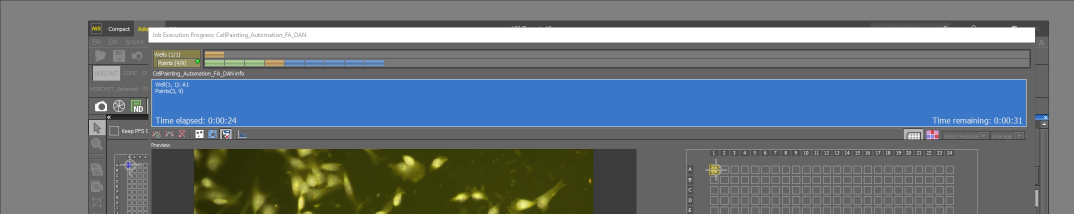
#> input picture labrobots/nikon_screen_scraper/nikon-progress-1.png, 2147 x 428 px (shown at 1/2 size)
$ python nikon_screen_scraper.py nikon-progress-1.png
#> lines starting #> are read from the running program, lines starting #| are printed output that depends on the picture; after the words box and inside, x2 and y2 are one past the last pixel; in counts of white or black regions, pixels touching at a corner belong together
#> in main, img is the input picture: PIL image 2147x428 RGB; mean R, G, B 104.4, 115.5, 123
import PIL
import pytesseract
from PIL import Image, ImageGrab, ImageOps, ImageEnhance, ImageChops, ImageFilter
import numpy as np
import sqlite3
from typing import *
import re
from pprint import pprint
import json

from scipy.signal import convolve2d
import datetime

import sys

def take_screenshot():
    return ImageGrab.grab(None, all_screens=True)

def vcat(image1, image2):
    w1, h1 = image1.size
    w2, h2 = image2.size
    new_image = Image.new(image1.mode, (max(w1, w2), h1 + h2))
    new_image.paste(image1, (0, 0))
    new_image.paste(image2, (0, h1))
    return new_image

def double_image_size(image):
    w, h = image.size
    return image.resize((w * 2, h * 2))

white = (255, 255, 255)
black = (0, 0, 0)
nikon_blue_1 = (58, 119, 200)
nikon_blue_2 = (61, 118, 199)
nikon_blue_3 = (59, 120, 200)

def read_progress_text(img: Image) -> 'tuple[Union[Image, None], dict[str, str]]':
    xs = np.asarray(img)
    mask = (
        # something wrong with the color space modes, I don't know exactly what RGB values the blue has from ImageGrab
        ((xs[:, :, 0] == nikon_blue_3[0]) | (xs[:, :, 0] == nikon_blue_1[0]) | (xs[:, :, 0] == nikon_blue_2[0])) &
        ((xs[:, :, 1] == nikon_blue_3[1]) | (xs[:, :, 1] == nikon_blue_1[1]) | (xs[:, :, 1] == nikon_blue_2[1])) &
        ((xs[:, :, 2] == nikon_blue_3[2]) | (xs[:, :, 2] == nikon_blue_1[2]) | (xs[:, :, 2] == nikon_blue_2[2]))
    )
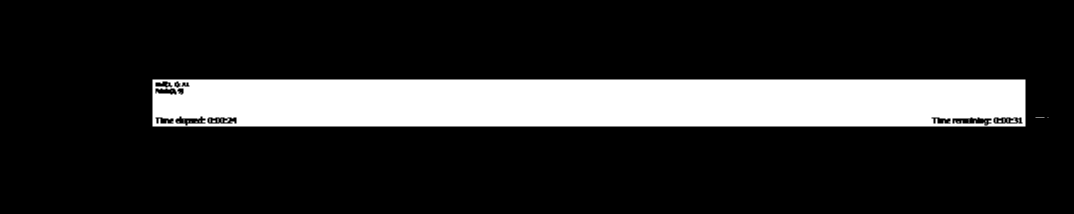
#> mask: shape (428, 2147) bool (shown at 1/2 size); 17.4% white; 26 white regions (23 under 20 px), largest, box (x1, y1, x2, y2) and area: (305, 159, 2051, 253) 160084, (425, 241, 431, 245) 24, (1997, 241, 2003, 245) 24
    mask = 1 * mask.astype(np.uint8)
    print('mask', 'shape:', mask.shape, 'sum:', mask.sum(), 'max:', mask.max())
#| mask shape: (428, 2147) sum: 160344 max: 1

    # create a kernel of the desired patch size
    patch_size = (41, 41)
    kernel = np.ones(patch_size)

    # perform the convolution operation
    result = convolve2d(mask, kernel, mode='valid')
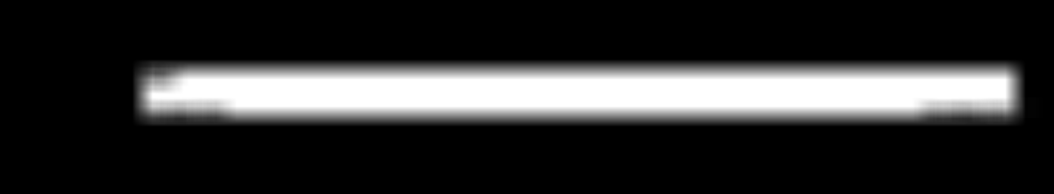
#> result: shape (388, 2107) float64 (shown at 1/2 size); min 0, max 1681, mean 329.7; drawn with min black and max white
    print('result', 'shape:', result.shape, 'sum:', result.sum(), 'max:', result.max())
#| result shape: (388, 2107) sum: 269538264.0 max: 1681.0
    mask = (result == np.prod(patch_size))
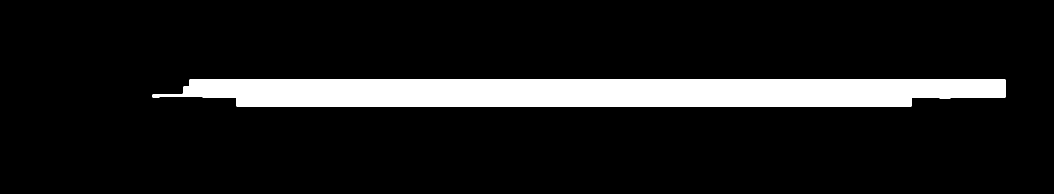
#> mask: shape (388, 2107) bool (shown at 1/2 size); 10.2% white; 1 white region, box (x1, y1, x2, y2) and area: (305, 159, 2011, 213) 83564
    mask = 255 * mask.astype(np.uint8)
    mask = Image.fromarray(mask, mode='L')
    print('bbox:', mask.getbbox())
#| bbox: (305, 159, 2011, 213)
    if mask.getbbox() is None:
        return None, {}
    (x0, y0, x1, y1) = mask.getbbox()
#> x0 = 305; y0 = 159; x1 = 2011; y1 = 213
    bbox = (x0, y0, x1 + patch_size[0] - 1, y1 + patch_size[1] - 1)
#> bbox = (305, 159, 2051, 253)
    mask.crop(bbox).save('mask.png')
    img = img.convert('L')
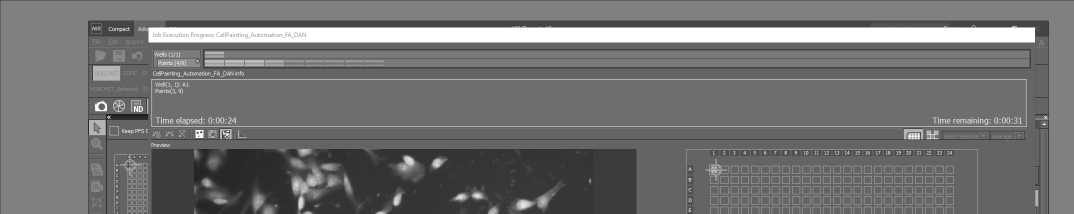
#> img: PIL image 2147x428 L (shown at 1/2 size); min 25, max 255, mean 113
    img = img.crop(bbox)
#> img: PIL image 1746x94 L
    img = img.point(lambda c: 256 - max(0, 2 * (c - 128)))
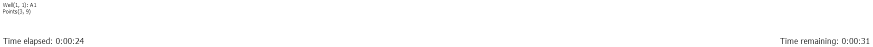
#> img: PIL image 1746x94 L (shown at 1/2 size); min 34, max 255, mean 253.3
    img_LU = double_image_size(img.crop((0, 0, img.width // 2, img.height // 4 * 3)))
#> in double_image_size, `return image.resize((w * 2, h * 2))`:
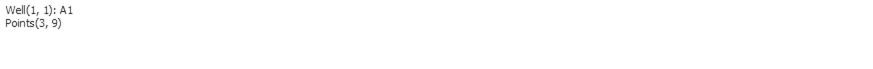
#> returned value: PIL image 1746x138 L (shown at 1/2 size); min 33, max 255, mean 254
    img_R = img.crop((img.width // 2, 0, img.width, img.height))
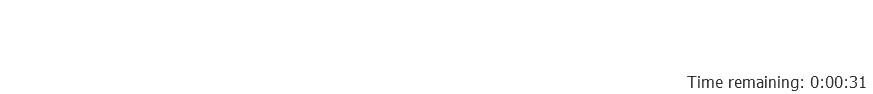
#> img_R: PIL image 873x94 L; min 34, max 255, mean 253.6
    text: str = (
        pytesseract.image_to_string(img_LU, config='--psm 6') #  --psm 6: Single uniform block of text
        +
        pytesseract.image_to_string(img_R, config='--psm 7')  #  --psm 7: Treat the image as a single text line
    )
    text = text.replace('well', 'Well')
    text = text.replace('points', 'Points')
    res: dict[str, str] = {}
    for line in text.splitlines():
        match re.findall('[\w\d][\w\d:/]*', line):
            case ['Well', i, N, name]:
                res['well'] = f'{name} ({i}/{N})'
            case ['Points', i, N]:
                res['point'] = f'{i}/{N}'
            case ['Time', 'remaining:', hhmmss]:
                res['countdown'] = hhmmss
            case xs:
                print(xs)
    res['lines'] = text
    return vcat(img_LU, img_R), res

def main():
    if len(sys.argv) <= 1 or sys.argv[1] == 'screenshot':
        img = take_screenshot()
        # save and reload to compensate for color space mismatches
        img.save('screenshot.png')
        img = Image.open('screenshot.png')
    else:
        img = Image.open(sys.argv[1])

    img, data = read_progress_text(img)
    if img:
        img.save('screenshot-crop.png')

    pprint(data, sort_dicts=False)

    c = sqlite3.connect('ocr.db', isolation_level=None)
    c.executescript('''
        pragma WAL=true;
        pragma busy_timeout=1000;
        create table if not exists ocr (
            t     timestamp default (strftime('%Y-%m-%d %H:%M:%f', 'now', 'localtime')),
            data  json
        );
    ''')
    c.execute('insert into ocr(data) values (?);', (json.dumps(data),))
    c.close()

if __name__ == '__main__':
    main()
#> (the call stopped at in read_progress_text, `text: str = ( pytesseract.image_to_string(img_LU, config='--psm 6') # ..`: pytesseract is not available in this run)
